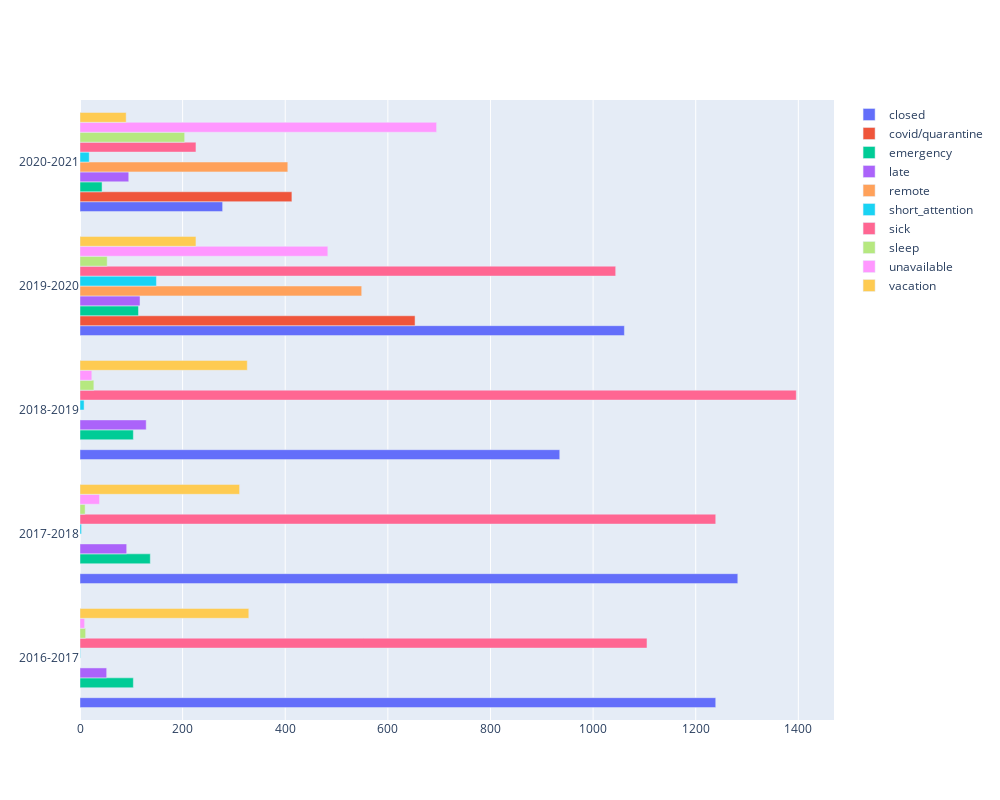

The notebook cell saved with this chart:
### Code cell
from datetime import datetime
import pandas as pd
import plotly.graph_objects as go


df = pd.read_csv("absent_summary.csv", 
                 names=["school_year", "absent_reason", "absent_count"],
                 header=0, index_col=0)
data = df.to_records()

years = [
    "2016-2017",
    "2017-2018",
    "2018-2019",
    "2019-2020",
    "2020-2021",
]

reason_counts = {}
for y in years:
    reason_counts[y] = {}
    
reasons = {}
for (year, reason, count) in data:
    if reasons.get(reason):
        reasons[reason].append(count)
    else:
        reasons[reason] = [count]
    
    
fig = go.Figure()
for reason in reasons:
    fig.add_trace(go.Bar(y=years, x=reasons[reason], name=reason,  orientation='h'))
    
fig.update_layout(
    autosize=True,
    width=1000,
    height=800,
)

fig.show()

### Figure 1 — Plotly figure (JSON) as saved in the notebook; plotly's stock layout.template omitted (floating-point values rounded to 4 significant figures)
{"data": [{"name": "closed", "orientation": "h", "type": "bar", "x": [1239, 1282, 935, 1061, 278], "y": ["2016-2017", "2017-2018", "2018-2019", "2019-2020", "2020-2021"]}, {"name": "covid/quarantine", "orientation": "h", "type": "bar", "x": [0, 0, 0, 653, 413], "y": ["2016-2017", "2017-2018", "2018-2019", "2019-2020", "2020-2021"]}, {"name": "emergency", "orientation": "h", "type": "bar", "x": [104, 137, 104, 114, 43], "y": ["2016-2017", "2017-2018", "2018-2019", "2019-2020", "2020-2021"]}, {"name": "late", "orientation": "h", "type": "bar", "x": [52, 91, 129, 117, 95], "y": ["2016-2017", "2017-2018", "2018-2019", "2019-2020", "2020-2021"]}, {"name": "remote", "orientation": "h", "type": "bar", "x": [0, 0, 0, 549, 405], "y": ["2016-2017", "2017-2018", "2018-2019", "2019-2020", "2020-2021"]}, {"name": "short_attention", "orientation": "h", "type": "bar", "x": [1, 3, 8, 149, 18], "y": ["2016-2017", "2017-2018", "2018-2019", "2019-2020", "2020-2021"]}, {"name": "sick", "orientation": "h", "type": "bar", "x": [1105, 1239, 1396, 1044, 226], "y": ["2016-2017", "2017-2018", "2018-2019", "2019-2020", "2020-2021"]}, {"name": "sleep", "orientation": "h", "type": "bar", "x": [11, 10, 27, 53, 204], "y": ["2016-2017", "2017-2018", "2018-2019", "2019-2020", "2020-2021"]}, {"name": "unavailable", "orientation": "h", "type": "bar", "x": [9, 38, 23, 483, 695], "y": ["2016-2017", "2017-2018", "2018-2019", "2019-2020", "2020-2021"]}, {"name": "vacation", "orientation": "h", "type": "bar", "x": [329, 311, 326, 226, 90], "y": ["2016-2017", "2017-2018", "2018-2019", "2019-2020", "2020-2021"]}], "layout": {"autosize": true, "height": 800, "width": 1000, "xaxis": {"autorange": true, "range": [0, 1469.0], "type": "linear"}, "yaxis": {"autorange": true, "range": [-0.5, 4.5], "type": "category"}}}
